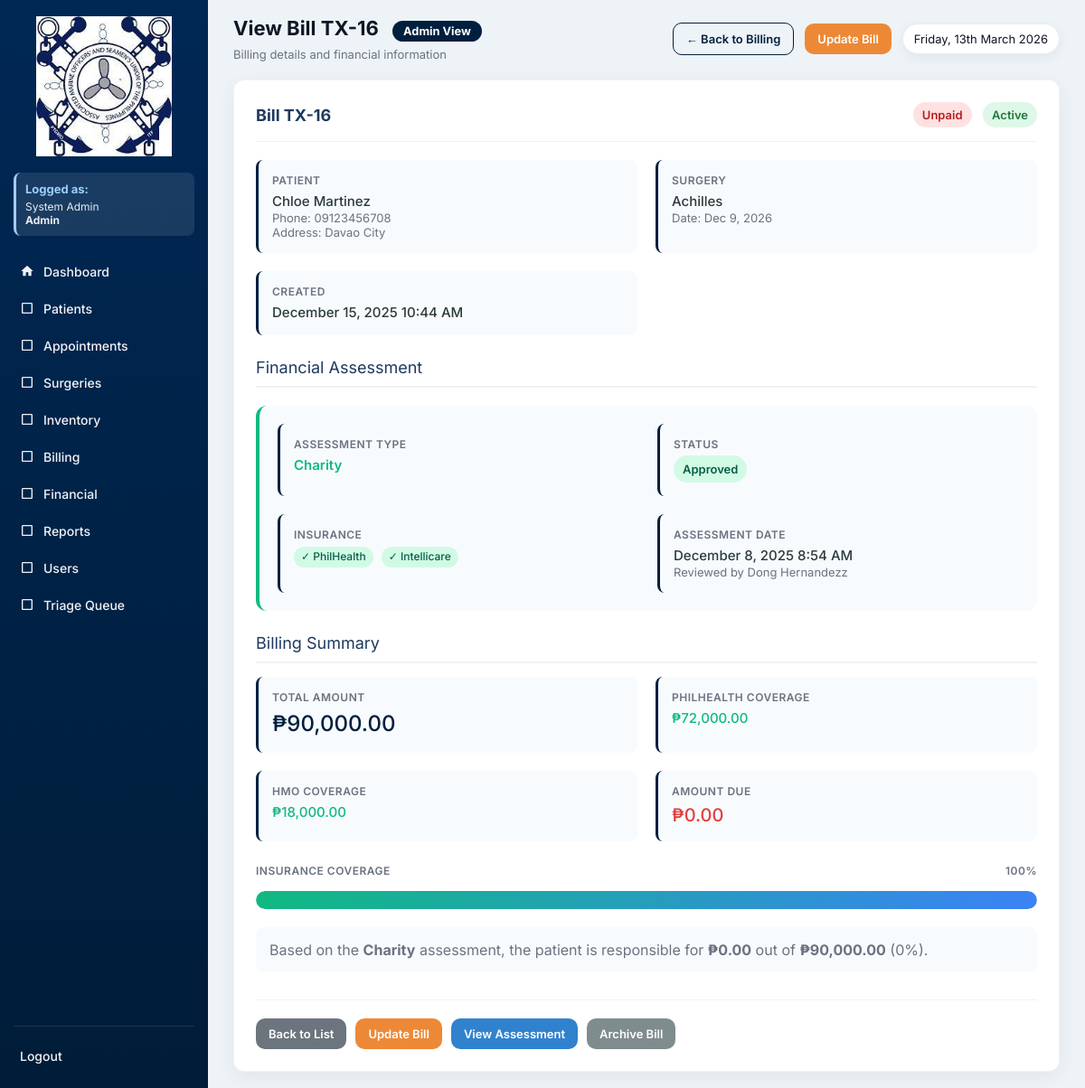
Page /billing_view.php?id=16 (signed in) on the committed database.
### tables this page shows
CREATE TABLE `billing` (
  `id` int(11) NOT NULL,
  `patient_id` int(11) DEFAULT NULL,
  `financial_id` int(11) DEFAULT NULL,
  `financial_assessment_id` int(11) DEFAULT NULL,
  `surgery_id` int(11) DEFAULT NULL,
  `total_amount` decimal(10,2) DEFAULT NULL,
  `philhealth_coverage` decimal(10,2) DEFAULT 0.00,
  `hmo_coverage` decimal(10,2) DEFAULT 0.00,
  `amount_due` decimal(10,2) DEFAULT NULL,
  `status` enum('Unpaid','Paid') DEFAULT 'Unpaid',
  `created_at` timestamp NOT NULL DEFAULT current_timestamp(),
  `is_archived` tinyint(1) DEFAULT 0,
  `archived_at` datetime DEFAULT NULL,
  `archived_by` int(11) DEFAULT NULL,
  `paid_at` datetime DEFAULT NULL
);

CREATE TABLE `patients` (
  `id` int(11) NOT NULL,
  `patient_code` varchar(20) DEFAULT NULL,
  `first_name` varchar(100) DEFAULT NULL,
  `last_name` varchar(100) DEFAULT NULL,
  `gender` varchar(10) DEFAULT NULL,
  `sex` enum('Male','Female') DEFAULT NULL,
  `birth_date` date DEFAULT NULL,
  `phone` varchar(50) DEFAULT NULL,
  `address` text DEFAULT NULL,
  `guardian` varchar(100) DEFAULT NULL,
  `blood_type` varchar(10) DEFAULT NULL,
  `weight` decimal(5,2) DEFAULT NULL,
  `height` decimal(5,2) DEFAULT NULL,
  `pulse_rate` int(11) DEFAULT NULL,
  `temperature` decimal(4,2) DEFAULT NULL,
  `guardian_name` varchar(150) DEFAULT NULL,
  `created_at` timestamp NOT NULL DEFAULT current_timestamp(),
  `is_archived` tinyint(1) DEFAULT 0,
  `archived_at` datetime DEFAULT NULL,
  `archived_by` int(11) DEFAULT NULL
);

CREATE TABLE `surgeries` (
  `id` int(11) NOT NULL,
  `patient_id` int(11) DEFAULT NULL,
  `doctor_id` int(11) DEFAULT NULL,
  `surgery_type` varchar(150) DEFAULT NULL,
  `schedule_date` date DEFAULT NULL,
  `operating_room` varchar(20) DEFAULT NULL,
  `status` enum('Scheduled','Completed','Cancelled') DEFAULT 'Scheduled',
  `is_archived` tinyint(1) DEFAULT 0,
  `archived_at` datetime DEFAULT NULL,
  `archived_by` int(11) DEFAULT NULL,
  `created_at` timestamp NOT NULL DEFAULT current_timestamp()
);

CREATE TABLE `financial_assessment` (
  `id` int(11) NOT NULL,
  `patient_id` int(11) DEFAULT NULL,
  `billing_id` int(11) DEFAULT NULL,
  `assessment_type` enum('Charity','Partial','Paying') DEFAULT NULL,
  `philhealth_eligible` tinyint(1) DEFAULT 0,
  `hmo_provider` varchar(100) DEFAULT NULL,
  `status` enum('Pending','Approved','Rejected') DEFAULT 'Pending',
  `is_archived` tinyint(1) DEFAULT 0,
  `archived_at` datetime DEFAULT NULL,
  `archived_by` int(11) DEFAULT NULL,
  `reviewed_at` datetime DEFAULT NULL,
  `reviewed_by` int(11) DEFAULT NULL,
  `created_at` timestamp NOT NULL DEFAULT current_timestamp()
);

CREATE TABLE `users` (
  `id` int(11) NOT NULL,
  `full_name` varchar(150) DEFAULT NULL,
  `username` varchar(100) DEFAULT NULL,
  `password` varchar(255) DEFAULT NULL,
  `role` enum('Admin','Doctor','Nurse','Staff','Inventory','Billing','SocialWorker') NOT NULL,
  `created_at` timestamp NOT NULL DEFAULT current_timestamp(),
  `is_active` tinyint(1) DEFAULT 1,
  `deactivated_at` datetime DEFAULT NULL
);

### billing_view.php (the view, shortened to what the rows shown need)
<?php
require 'config.php';
require 'functions.php';
$current_role = $_SESSION['role'] ?? 'Guest';
$id = (int)$_GET['id'];
$bill = fetchOne($conn, "
    SELECT b.*,
           p.first_name, p.last_name, p.phone, p.address,
           s.surgery_type, s.schedule_date,
           fa.id as financial_assessment_id,
           fa.assessment_type,
           fa.status as financial_status,
           fa.philhealth_eligible,
           fa.hmo_provider,
           fa.created_at as assessment_date,
           fa.reviewed_at,
           u.full_name AS archived_by_name,
           reviewer.full_name as reviewed_by_name
    FROM billing b
    LEFT JOIN patients p ON b.patient_id = p.id
    LEFT JOIN surgeries s ON b.surgery_id = s.id
    LEFT JOIN financial_assessment fa ON b.financial_assessment_id = fa.id
    LEFT JOIN users u ON b.archived_by = u.id
    LEFT JOIN users reviewer ON fa.reviewed_by = reviewer.id
    WHERE b.id = ?
", "i", [$id]);
$table_check = fetchOne($conn, "SHOW COLUMNS FROM billing LIKE 'is_archived'");
$has_archive_columns = $table_check !== null;
$is_archived = $has_archive_columns && !empty($bill['is_archived']);
function formatDate($datetime) {
    return $datetime ? date('F j, Y g:i A', strtotime($datetime)) : 'N/A';
}
$status_class = $bill['status'] === 'Paid' ? 'approved' : 'pending';
$archived_class = $is_archived ? 'archived' : 'active';
$coverage_percentage = $bill['total_amount'] > 0
    ? round((($bill['philhealth_coverage'] + $bill['hmo_coverage']) / $bill['total_amount']) * 100, 2)
    : 0;
?>
<!DOCTYPE html>
<html lang="en">
<head>
</head>
<body>
<div class="app">
  <div class="main">
    <div class="topbar">
      <div class="top-left">
        <h1>View Bill TX-<?= $bill['id'] ?>
          <span class="role-badge role-<?= strtolower($current_role) ?>"><?= htmlspecialchars($current_role) ?> View</span>
        </h1>
        <p>Billing details and financial information</p>
      </div>
    </div>
    <div class="bill-card">
      <div class="bill-header">
        <h3>Bill TX-<?= $bill['id'] ?></h3>
        <div>
          <span class="status <?= $status_class ?>"><?= $bill['status'] ?></span>
          <span class="status <?= $archived_class ?>" style="margin-left:8px;"><?= $is_archived ? 'Archived' : 'Active' ?></span>
        </div>
      </div>
      <div class="patient-info-grid">
        <div class="info-group">
          <div class="info-label">Patient</div>
          <div class="info-value"><?= htmlspecialchars($bill['first_name'] . ' ' . $bill['last_name']) ?></div>
          <div style="font-size:13px; color:#6b7280;">
            Phone: <?= htmlspecialchars($bill['phone'] ?? 'N/A') ?><br>
            Address: <?= nl2br(htmlspecialchars($bill['address'] ?? 'N/A')) ?>
          </div>
        </div>
        <div class="info-group">
          <div class="info-label">Surgery</div>
          <div class="info-value"><?= htmlspecialchars($bill['surgery_type'] ?? 'N/A') ?></div>
          <div style="font-size:13px; color:#6b7280;">
            Date: <?= htmlspecialchars($bill['schedule_date'] ? date('M j, Y', strtotime($bill['schedule_date'])) : 'N/A') ?>
          </div>
        </div>
        <div class="info-group">
          <div class="info-label">Created</div>
          <div class="info-value"><?= formatDate($bill['created_at']) ?></div>
        </div>
      </div>
      <?php if ($bill['financial_assessment_id']): ?>
        <?php
        $assessment_class = 'assessment-' . strtolower($bill['assessment_type'] ?? '');
        ?>
        <div class="section-title">Financial Assessment</div>
        <div class="assessment-card <?= $assessment_class ?>">
          <div class="patient-info-grid" style="margin-bottom:0;">
            <div class="info-group">
              <div class="info-label">Assessment Type</div>
              <div class="info-value" style="font-weight:600; <?php
                $t = $bill['assessment_type'];
                if ($t == 'Charity') echo 'color:#10b981;';
                elseif ($t == 'Partial') echo 'color:#f59e0b;';
                elseif ($t == 'Paying') echo 'color:#3b82f6;';
              ?>"><?= $t ?></div>
            </div>
            <div class="info-group">
              <div class="info-label">Status</div>
              <div class="info-value"><span class="status <?= strtolower($bill['financial_status']) ?>"><?= $bill['financial_status'] ?></span></div>
            </div>
            <div class="info-group">
              <div class="info-label">Insurance</div>
              <div class="info-value">
                <span class="insurance-indicator <?= $bill['philhealth_eligible'] ? 'insurance-yes' : 'insurance-no' ?>">
                  <?= $bill['philhealth_eligible'] ? '✓ PhilHealth' : '✗ PhilHealth' ?>
                </span>
                <?php if (!empty($bill['hmo_provider'])): ?>
                  <span class="insurance-indicator insurance-yes">✓ <?= htmlspecialchars($bill['hmo_provider']) ?></span>
                <?php else: ?>
                  <span class="insurance-indicator insurance-no">✗ No HMO</span>
                <?php endif; ?>
              </div>
            </div>
            <div class="info-group">
              <div class="info-label">Assessment Date</div>
              <div class="info-value"><?= formatDate($bill['assessment_date']) ?></div>
              <?php if ($bill['reviewed_at']): ?>
                <div style="font-size:13px; color:#6b7280;">Reviewed by <?= htmlspecialchars($bill['reviewed_by_name'] ?? 'N/A') ?></div>
              <?php endif; ?>
            </div>
          </div>
        </div>
<?php endif; ?>
      <div class="patient-info-grid">
        <div class="info-group">
          <div class="info-label">Total Amount</div>
          <div class="info-value" style="font-size:24px; color:var(--navy-700);">₱<?= number_format($bill['total_amount'], 2) ?></div>
        </div>
        <div class="info-group">
          <div class="info-label">PhilHealth Coverage</div>
          <div class="info-value" style="color:#10b981;">₱<?= number_format($bill['philhealth_coverage'], 2) ?></div>
        </div>
        <div class="info-group">
          <div class="info-label">HMO Coverage</div>
          <div class="info-value" style="color:#10b981;">₱<?= number_format($bill['hmo_coverage'], 2) ?></div>
        </div>
        <div class="info-group">
          <div class="info-label">Amount Due</div>
          <div class="info-value" style="font-size:20px; color:#e53e3e;">₱<?= number_format($bill['amount_due'], 2) ?></div>
        </div>
      </div>
      <div style="margin-top:20px;">
        <div style="display:flex; justify-content:space-between;">
          <span class="info-label">Insurance Coverage</span>
          <span class="info-label"><?= $coverage_percentage ?>%</span>
        </div>
      </div>
      <?php if ($bill['financial_assessment_id']): ?>
        <div style="margin-top:20px; padding:15px; background:#f8fbfd; border-radius:8px;">
          <p style="margin:0; color:var(--muted);">
            Based on the <strong><?= $bill['assessment_type'] ?></strong> assessment, the patient is responsible for
            <strong>₱<?= number_format($bill['amount_due'], 2) ?></strong> out of
            <strong>₱<?= number_format($bill['total_amount'], 2) ?></strong>
            (<?= round(($bill['amount_due'] / $bill['total_amount']) * 100, 1) ?>%).
          </p>
        </div>
      <?php endif; ?>
    </div>
  </div>
</div>
</body>
</html>

### rows in the picture
billing: id "16", status "Unpaid", patient.last_name "Chloe Martinez", patient.phone "09123456708", patient.address "Davao City", surgery.surgery_type "Achilles", surgery.schedule_date "Dec 9, 2026", created_at "December 15, 2025 10:44 AM", financial_assessment.assessment_type "Charity", financial_assessment.status "Approved", financial_assessment.hmo_provider "Intellicare", financial_assessment.created_at "December 8, 2025 8:54 AM", users.full_name "Dong Hernandezz", total_amount "90,000.00", philhealth_coverage "72,000.00", hmo_coverage "18,000.00", amount_due "0.00", coverage_percentage "100", ($bill['amount_due'] / $bill['total_amount']) * 100 "0"

### other values in the picture
$current_name "System Admin"
$current_role "Admin"
$label "Patients"
$label "Appointments"
$label "Surgeries"
$label "Inventory"
$label "Billing"
$label "Financial"
$label "Reports"
$label "Users"
$label "Triage Queue"
